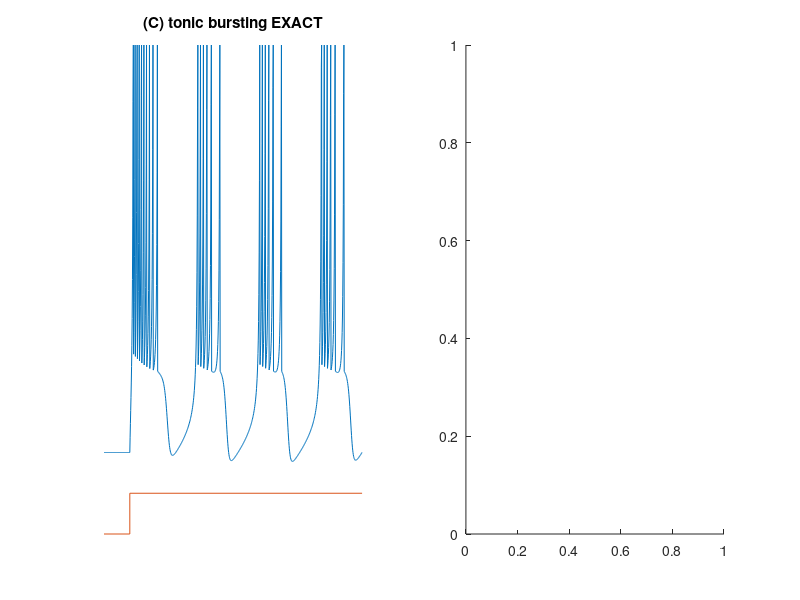

The MATLAB script that drew this image: (Note: this script raises an error after producing the figure.)
clear;

%%%%%%%%%%%%%% (C) tonic bursting EXACT %%%%%%%%%%%%%%%%%%%%%%%%%%%%
subplot(1,2,1)  
a=0.02; b=0.2;  c=-50;  d=2;
V=-70;  u=b*V;
VV=[];  uu=[];
tau = 0.25; tspan = 0:tau:220;
T1=22;
for t=tspan
    if (t>T1) 
        I=15;
    else
        I=0;
    end;
    V = V + tau*(0.04*V^2+5*V+140-u+I);
    u = u + tau*a*(b*V-u);
    if V > 30
        VV(end+1)=30;
        V = c;
        u = u + d;
    else
        VV(end+1)=V;
    end;
    uu(end+1)=u;
end;
plot(tspan,VV,[0 T1 T1 max(tspan)],-90+[0 0 10 10]);
axis([0 max(tspan) -90 30])
axis off;
title('(C) tonic bursting EXACT');

exact_VV = VV;

%%%%%%%%%%%%%% (C) tonic bursting APPROX %%%%%%%%%%%%%%%%%%%%%%%%%%%%

subplot(1,2,2)  

% plot(exact_VV);
% hold on;

ni = 8;
nf = 8;
upper_bit_count = 8;
ETA_upper_bit_count = 18;

F = fimath('RoundingMethod', 'Nearest', ...
 'OverflowAction', 'Wrap', ...
 'ProductMode', 'SpecifyPrecision', ...
 'ProductWordLength', 2*(ni+nf), ...
 'ProductFractionLength', 2*nf, ...
 'SumMode', 'SpecifyPrecision', ...
 'SumWordLength', ni+nf, ...
 'SumFractionLength', nf, ...
 'CastBeforeSum', true);   



a=0.02; b=0.2;  c=-50;  d=2;
c = fi(c,1,ni+nf,nf);
c.fimath = F;
d = fi(d,1,ni+nf,nf);
d.fimath = F;

a=fi(2^-6 + 2^-8,1,ni+nf,nf);
a.fimath = F;
b=fi(2^-2 - 2^-5,1,ni+nf,nf);
b.fimath = F;

X = fi(2^-5 + 2^-7,1,ni+nf,nf);
X.fimath = F;


V=-70;  u=b*V;

VV=[];  uu=[];
VV_untruncated = [];
V=fi(V,1,ni+nf,nf);  
u=fi(u,1,ni+nf,nf);
V.fimath = F;
u.fimath = F;
V_untruncated = V;
u_untruncated = u;
tau = 0.25; tspan = 0:tau:220; 
T1=22;

    tau = fi(0.25,1,ni+nf,nf);
tau.fimath = F;

i = 0;

for t=tspan
    i = i+1;
    
    if (t>T1) 
        I=fi(15,1,ni+nf,nf);
    else
        I=fi(0,1,ni+nf,nf);
    end;
    
        ETM1 = ETM(V,V,upper_bit_count,ni,nf);
        ETM1.fimath = F;
        
%         CONST_MULT_X_t = ETA(ETM1*2^-5,ETM1*2^-7,ETA_upper_bit_count,2*ni,2*nf);
        CONST_MULT_X = ETA(bitshift(ETM1,-5),bitshift(ETM1,-7),...
            ETA_upper_bit_count,2*ni,2*nf);
        
        % 18 bit adder 
%         CONST_MULT_5 = ETA(V*2^2, V,ETA_upper_bit_count,2*ni,2*nf);
        CONST_MULT_5 = ETA(bitshift(sign_extend(V,2*ni,2*nf),2), ...
            sign_extend(V,2*ni,2*nf),ETA_upper_bit_count,2*ni,2*nf);
        
        ADDER1 = ETA(CONST_MULT_X,CONST_MULT_5,ETA_upper_bit_count,2*ni,2*nf);
        
        ADDER2 = I-u;
        
        ADDER3 = INT_ADD(ADDER2,140,ni+1);
        
        ADDER4 = ETA(ADDER1,ADDER3,ETA_upper_bit_count,2*ni,2*nf);
        
        CONST_MULT_tau = bitshift(ADDER4,-2);
       
%         ADDER5 = fi(ADDER4*tau,1,ni+nf,nf)+V;
        ADDER5 = truncate(CONST_MULT_tau,ni,nf,F) + V;
        
        V = ADDER5;
        
%         CONST_MULT_b = fi(V*2^-2,1,ni+nf,nf) - fi(V*2^-5,1,ni+nf,nf);
        CONST_MULT_b = truncate(bitshift(sign_extend(V,2*ni,2*nf),-2),ni,nf,F) - ...
            truncate(bitshift(sign_extend(V,2*ni,2*nf),-5),ni,nf,F);
        
        ADDER6 = CONST_MULT_b-u;
        
%         CONST_MULT_a = fi(ADDER6*2^-6,1,ni+nf,nf) + fi(ADDER6*2^-8,1,ni+nf,nf);
        CONST_MULT_a = truncate(bitshift(sign_extend(ADDER6,2*ni,2*nf),-6),ni,nf,F) + ...
            truncate(bitshift(sign_extend(ADDER6,2*ni,2*nf),-8),ni,nf,F);
        
        CONST_MULT_tau = bitshift(CONST_MULT_a,-2);
        
%         ADDER7 = fi(CONST_MULT_a*tau,1,ni+nf,nf)+u;
        ADDER7 = CONST_MULT_tau+u;
        
        u = ADDER7;
    
   if V > 30
        VV(end+1)=30;
        V = fi(c,1,ni+nf,nf,F);
        u = INT_ADD(u,d,ni+1);
        u.fimath = F;
    else
        VV(end+1)=V;
    end;
    uu(end+1)=u;
%     subplot(1,2,1);
%     plot(VV);
%     hold on;
%     plot(VV_untruncated);
%     hold off;
%     subplot(1,2,2);
%     plot(abs(VV-VV_untruncated));

%     plot(exact_VV(1:i));
%     hold on;
%     plot(VV);
%     hold off;
    1;
end;
plot(tspan,VV,[0 T1 T1 max(tspan)],-90+[0 0 10 10]);
axis([0 max(tspan) -90 30])
axis off;
title('(C) tonic bursting APPROX');

approx_VV = VV;

%%%%%%%%%%%%%%% ERROR ANALYSIS %%%%%%%%%%%%%%%%%%%%%%

%%%%%%%%%%%%%%%%%%%%%%%%%%%%%%%%% RSEE %%%%%%%%%%%%%%%%%%%%%%%%%%%%%%%%%%%%%%%%%%

RSEE = abs((sum(abs(exact_VV.^2))-sum(abs(approx_VV.^2)))/sum(exact_VV.^2))*100;

%%%%%%%%%%%%%%%%%%%%%%%%%%%%%%%%% ERRt %%%%%%%%%%%%%%%%%%%%%%%%%%%%%%%%%%%%%%%%%%



exact_spikes = find(exact_VV == 30);
approx_spikes = find(approx_VV == 30);
approx_spikes(11) = [];
delta_exact = exact_spikes - [exact_spikes(2:end) 0]; delta_exact = delta_exact(1:end-1);
delta_approx = approx_spikes - [approx_spikes(2:end) 0]; delta_approx = delta_approx(1:end-1);
ERRt = abs((delta_approx-delta_exact)./delta_approx);

%%%%%%%%%%%%%%%%%%%%%%%%%%%%%%%%% MERRt %%%%%%%%%%%%%%%%%%%%%%%%%%%%%%%%%%%%%%%%%%

MERRt = sum(ERRt)/length(ERRt)*100;

%%%%%%%%%%%%%%%%%%%%%%%%%%%%%%%%%%%%%%%%%%%%%%%%%%%%%%%%%%%%%%%%%%%%%%%%%%%

row_names = {'RSEE', 'MERRt'};
error_C = [RSEE;MERRt];
table(error_C,'RowNames',row_names)

